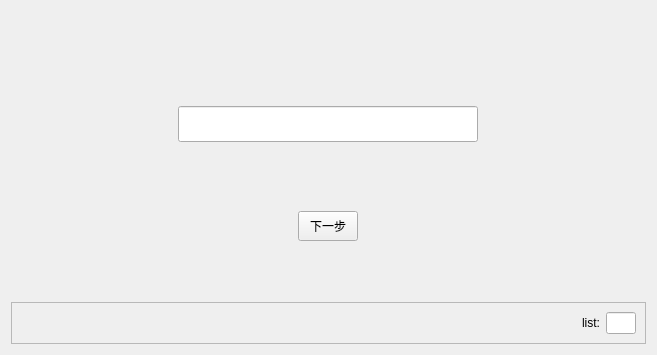
            <widget class="QWidget" name="add_english_widget">
             <layout class="QVBoxLayout" name="verticalLayout_8">
              <item>
               <widget class="QLabel" name="add_english_lable">
                <property name="minimumSize">
                 <size>
                  <width>0</width>
                  <height>50</height>
                 </size>
                </property>
                <property name="font">
                 <font>
                  <family>Microsoft YaHei</family>
                  <pointsize>20</pointsize>
                 </font>
                </property>
                <property name="text">
                 <string/>
                </property>
               </widget>
              </item>
              <item>
               <spacer name="verticalSpacer_6">
                <property name="orientation">
                 <enum>Qt::Vertical</enum>
                </property>
                <property name="sizeType">
                 <enum>QSizePolicy::Maximum</enum>
                </property>
                <property name="sizeHint" stdset="0">
                 <size>
                  <width>20</width>
                  <height>30</height>
                 </size>
                </property>
               </spacer>
              </item>
              <item>
               <widget class="QFrame" name="add_english_input_frame">
                <property name="minimumSize">
                 <size>
                  <width>0</width>
                  <height>50</height>
                 </size>
                </property>
                <layout class="QHBoxLayout" name="horizontalLayout_7">
                 <item>
                  <widget class="QLineEdit" name="add_english_input_edit">
                   <property name="sizePolicy">
                    <sizepolicy hsizetype="Expanding" vsizetype="Expanding">
                     <horstretch>0</horstretch>
                     <verstretch>0</verstretch>
                    </sizepolicy>
                   </property>
                   <property name="maximumSize">
                    <size>
                     <width>300</width>
                     <height>40</height>
                    </size>
                   </property>
                   <property name="font">
                    <font>
                     <family>Microsoft YaHei</family>
                     <pointsize>15</pointsize>
                    </font>
                   </property>
                  </widget>
                 </item>
                </layout>
               </widget>
              </item>
              <item>
               <spacer name="verticalSpacer_10">
                <property name="orientation">
                 <enum>Qt::Vertical</enum>
                </property>
                <property name="sizeType">
                 <enum>QSizePolicy::Maximum</enum>
                </property>
                <property name="sizeHint" stdset="0">
                 <size>
                  <width>20</width>
                  <height>39</height>
                 </size>
                </property>
               </spacer>
              </item>
              <item>
               <widget class="QFrame" name="horizontalFrame">
                <property name="minimumSize">
                 <size>
                  <width>30</width>
                  <height>60</height>
                 </size>
                </property>
                <property name="maximumSize">
                 <size>
                  <width>16777215</width>
                  <height>60</height>
                 </size>
                </property>
                <layout class="QHBoxLayout" name="horizontalLayout_8">
                 <item>
                  <widget class="QPushButton" name="add_english_input_next">
                   <property name="minimumSize">
                    <size>
                     <width>60</width>
                     <height>30</height>
                    </size>
                   </property>
                   <property name="maximumSize">
                    <size>
                     <width>60</width>
                     <height>30</height>
                    </size>
                   </property>
                   <property name="text">
                    <string>下一步</string>
                   </property>
                  </widget>
                 </item>
                </layout>
               </widget>
              </item>
              <item>
               <spacer name="verticalSpacer_11">
                <property name="orientation">
                 <enum>Qt::Vertical</enum>
                </property>
                <property name="sizeHint" stdset="0">
                 <size>
                  <width>20</width>
                  <height>40</height>
                 </size>
                </property>
               </spacer>
              </item>
              <item>
               <widget class="QFrame" name="list_frame_1">
                <property name="minimumSize">
                 <size>
                  <width>0</width>
                  <height>30</height>
                 </size>
                </property>
                <property name="frameShape">
                 <enum>QFrame::StyledPanel</enum>
                </property>
                <property name="frameShadow">
                 <enum>QFrame::Raised</enum>
                </property>
                <layout class="QHBoxLayout" name="horizontalLayout_15">
                 <item>
                  <spacer name="horizontalSpacer_5">
                   <property name="orientation">
                    <enum>Qt::Horizontal</enum>
                   </property>
                   <property name="sizeHint" stdset="0">
                    <size>
                     <width>561</width>
                     <height>20</height>
                    </size>
                   </property>
                  </spacer>
                 </item>
                 <item>
                  <widget class="QLabel" name="list_label">
                   <property name="text">
                    <string>list:</string>
                   </property>
                  </widget>
                 </item>
                 <item>
                  <widget class="QLineEdit" name="list_lineEdit_1">
                   <property name="maximumSize">
                    <size>
                     <width>30</width>
                     <height>16777215</height>
                    </size>
                   </property>
                  </widget>
                 </item>
                </layout>
               </widget>
              </item>
             </layout>
            </widget>
